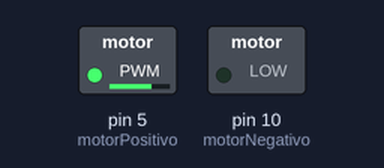
A sketch run on a simulated Arduino Uno, built with avr-gcc and run on an emulated ATmega328P. On the bench: switched loads named in the sketch (green lamp = pin HIGH).

Above: at 0.05 s.
At 6.0 s:
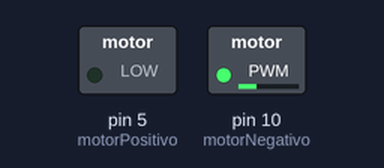
Timing chart, 0 to 7.8 s (numbered marks = the images above):
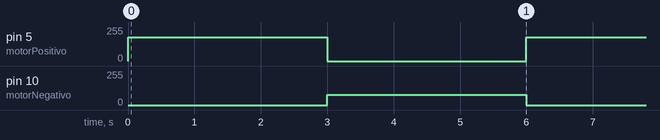

The sketch:

exemplo6-18.ino
```cpp
#define motorPositivo 5
#define motorNegativo 10

void setup() {
    pinMode(motorPositivo, OUTPUT);
    pinMode(motorNegativo, OUTPUT);
}

void loop() {
    // ligar motor positivo a 70% da potencia
    analogWrite(motorPositivo, 0.7 * 255);
    analogWrite(motorNegativo, 0);
    delay(3000);
    // ligar motor negativo a 30% da potencia
    analogWrite(motorPositivo, 0);
    analogWrite(motorNegativo, 0.3 * 255);
    delay(3000);
}
```

Measured:
- by itself, pin 5 (motorPositivo): alternates 178/255 for 3.0 s and 0/255 for 3.0 s
- by itself, pin 10 (motorNegativo): alternates 76/255 for 3.0 s and 0/255 for 3.0 s
